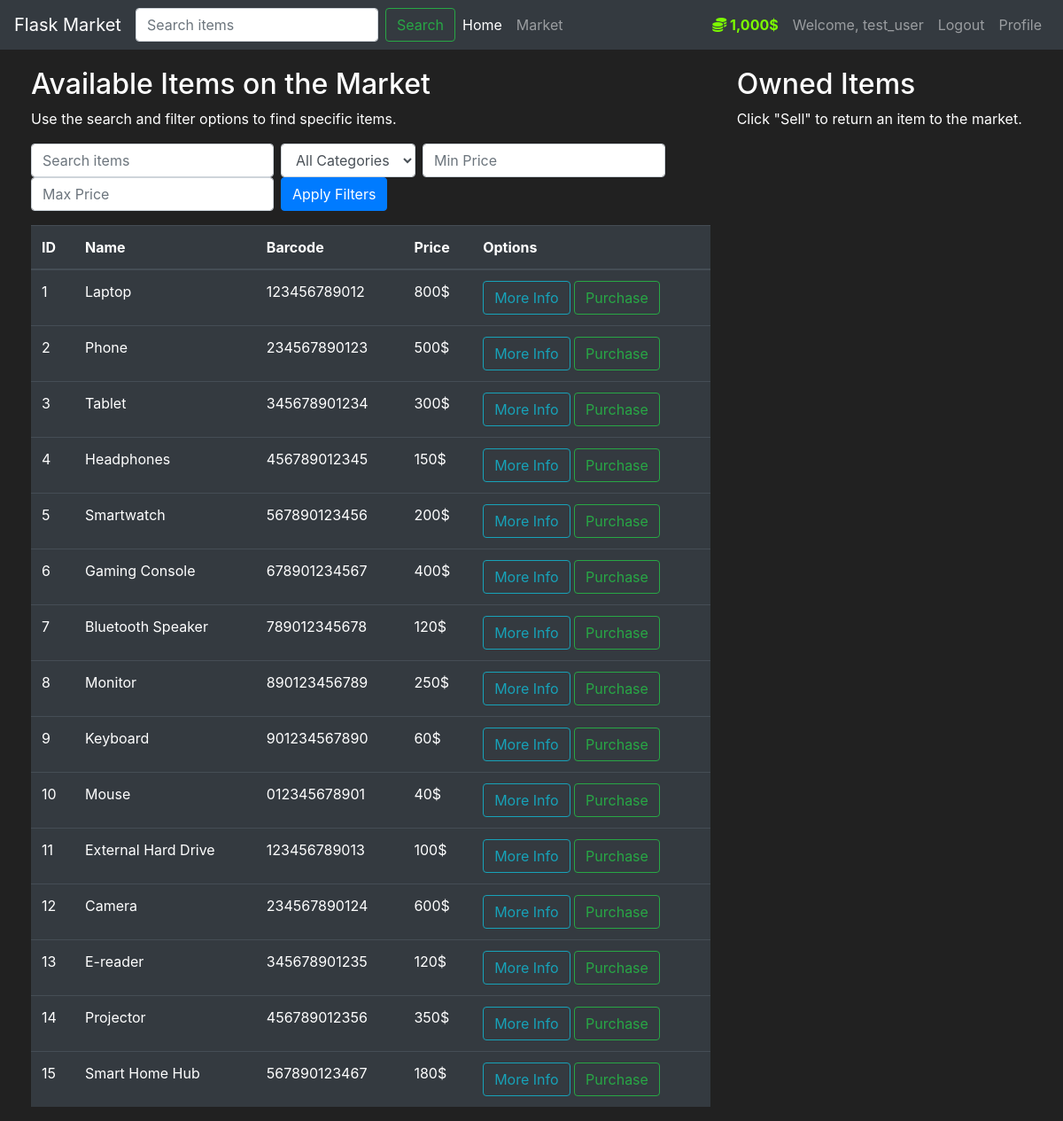
The app's page /market (signed in) with its own data.
### market/models.py (models this page shows, shortened)
class User(db.Model, UserMixin):
    id = db.Column(db.Integer(), primary_key=True)
    username = db.Column(db.String(length=30), nullable=False, unique=True)
    email_address = db.Column(db.String(length=50), nullable=False, unique=True)
    password_hash = db.Column(db.String(length=60), nullable=False)
    budget = db.Column(db.Integer(), nullable=False, default=1000)
    items = db.relationship('Item', backref='owned_user', lazy=True)
    @property
    def prettier_budget(self):
        if len(str(self.budget)) >= 4:
            return f'{str(self.budget)[:-3]},{str(self.budget)[-3:]}$'
        else:
            return f"{self.budget}$"
    @property
    def password(self):
        return self.password

class Item(db.Model):
    id = db.Column(db.Integer(), primary_key=True)
    name = db.Column(db.String(length=30), nullable=False, unique=True)
    price = db.Column(db.Integer(), nullable=False)
    barcode = db.Column(db.String(length=12), nullable=False, unique=True)
    description = db.Column(db.String(length=1024), nullable=False, unique=True)
    owner = db.Column(db.Integer(), db.ForeignKey('user.id'))
    from market import db

### market/routes.py (the view, shortened to what this page needs)
@app.route('/market', methods=['GET', 'POST'])
@login_required
def market_page():
    purchase_form = PurchaseItemForm()
    selling_form = SellItemForm()
    if request.method == "GET":
        search_query = request.args.get('search', '')
        category = request.args.get('category', '')
        min_price = request.args.get('min_price', type=int)
        max_price = request.args.get('max_price', type=int)
        items = Item.query.filter_by(owner=None)
        if search_query:
            items = items.filter(Item.name.ilike(f'%{search_query}%'))
        if category:
            items = items.filter(Item.category == category)
        if min_price is not None:
            items = items.filter(Item.price >= min_price)
        if max_price is not None:
            items = items.filter(Item.price <= max_price)
        items = items.all()  # Execute the query
        owned_items = Item.query.filter_by(owner=current_user.id)
        return render_template('market.html', items=items, purchase_form=purchase_form, owned_items=owned_items, selling_form=selling_form)

### market/forms.py
class PurchaseItemForm(FlaskForm):
    submit = SubmitField(label='Purchase Item!')

class SellItemForm(FlaskForm):
    submit = SubmitField(label='Sell Item!')

### market/models.py (called while the page is built)
@login_manager.user_loader
def load_user(user_id):
    return User.query.get(int(user_id))

### market/templates/market.html (shortened to what this page needs)
{% extends 'base.html' %}
{% block content %}
<div class="row" style="margin-top:20px; margin-left:20px">
   <div class="col-8">
       <h2>Available Items on the Market</h2>
       <p>Use the search and filter options to find specific items.</p>
       <form action="{{ url_for('market_page') }}" method="GET" class="form-inline mb-3">
           <input type="text" name="search" placeholder="Search items" class="form-control mr-2"
                  value="{{ request.args.get('search', '') }}">
           <select name="category" class="form-control mr-2">
               <option value="">All Categories</option>
           </select>
           <input type="number" name="min_price" placeholder="Min Price" class="form-control mr-2"
                  value="{{ request.args.get('min_price', '') }}">
           <input type="number" name="max_price" placeholder="Max Price" class="form-control mr-2"
                  value="{{ request.args.get('max_price', '') }}">
           <button type="submit" class="btn btn-primary">Apply Filters</button>
       </form>
       <table class="table table-hover table-dark">
           <thead>
               <tr>
                   <th scope="col">ID</th>
                   <th scope="col">Name</th>
                   <th scope="col">Barcode</th>
                   <th scope="col">Price</th>
                   <th scope="col">Options</th>
               </tr>
           </thead>
           <tbody>
               {% for item in items %}
               <tr>
                   <td>{{ item.id }}</td>
                   <td>{{ item.name }}</td>
                   <td>{{ item.barcode }}</td>
                   <td>{{ item.price }}$</td>
                   <td>
                       <button class="btn btn-outline-info" data-toggle="modal"
                               data-target="#Modal-MoreInfo-{{ item.id }}">More Info</button>
                       <button class="btn btn-outline-success" data-toggle="modal"
                               data-target="#Modal-PurchaseConfirm-{{ item.id }}">Purchase</button>
                   </td>
               </tr>
               {% endfor %}
           </tbody>
       </table>
   </div>
   <div class="col-4">
       <h2>Owned Items</h2>
       <p>Click "Sell" to return an item to the market.</p>
   </div>
</div>
{% endblock %}

### market/templates/base.html (shortened to what this page needs)
<!DOCTYPE html>
<html lang="en">
  <head>
    <link
      rel="stylesheet"
      href="https://cdn.jsdelivr.net/npm/bootstrap@4.5.3/dist/css/bootstrap.min.css"
    />
  </head>
  <body>
    <nav class="navbar navbar-expand-md navbar-dark bg-dark">
      <a class="navbar-brand" href="#">Flask Market</a>
      <div class="collapse navbar-collapse" id="navbarNav">
        <ul class="navbar-nav mr-auto">
          <form
            class="form-inline my-2 my-lg-0"
            action="{{ url_for('market_page') }}"
            method="GET"
          >
            <input
              class="form-control mr-sm-2"
              type="search"
              name="search"
              placeholder="Search items"
              aria-label="Search"
            />
            <button class="btn btn-outline-success my-2 my-sm-0" type="submit">
              Search
            </button>
          </form>
          <li class="nav-item active">
            <a class="nav-link" href="{{ url_for('home_page') }}"
              >Home <span class="sr-only">(current)</span></a
            >
          </li>
          <li class="nav-item">
            <a class="nav-link" href="{{ url_for('market_page') }}">Market</a>
          </li>
        </ul>
        {% if current_user.is_authenticated %}
        <ul class="navbar-nav">
          <li class="nav-item">
            <a class="nav-link" style="color: lawngreen; font-weight: bold">
              <i class="fas fa-coins"></i>
              {{ current_user.prettier_budget }}
            </a>
          </li>
          <li class="nav-item">
            <a class="nav-link">Welcome, {{ current_user.username }}</a>
          </li>
          <li class="nav-item">
            <a class="nav-link" href="{{ url_for('logout_page') }}">Logout</a>
          </li>
          <li class="nav-item">
            <a class="nav-link" href="{{ url_for('profile_page') }}">Profile</a>
          </li>
        </ul>
        {% endif %}
      </div>
    </nav>
     {% block content %} {% endblock %}
  </body>
</html>

### market/templates/base.html (style rules this page uses)
body { background-color: #212121; color: white; }

### records on screen
User: prettier_budget "1,000$", username "test_user"
Item: id "1", name "Laptop", barcode "123456789012", price "800"
Item: id "2", name "Phone", barcode "234567890123", price "500"
Item: id "3", name "Tablet", barcode "345678901234", price "300"
Item: id "4", name "Headphones", barcode "456789012345", price "150"
Item: id "5", name "Smartwatch", barcode "567890123456", price "200"
Item: id "6", name "Gaming Console", barcode "678901234567", price "400"
Item: id "7", name "Bluetooth Speaker", barcode "789012345678", price "120"
Item: id "8", name "Monitor", barcode "890123456789", price "250"
Item: id "9", name "Keyboard", barcode "901234567890", price "60"
Item: id "10", name "Mouse", barcode "012345678901", price "40"
Item: id "11", name "External Hard Drive", barcode "123456789013", price "100"
Item: id "12", name "Camera", barcode "234567890124", price "600"
Item: id "13", name "E-reader", barcode "345678901235", price "120"
Item: id "14", name "Projector", barcode "456789012356", price "350"
Item: id "15", name "Smart Home Hub", barcode "567890123467", price "180"
